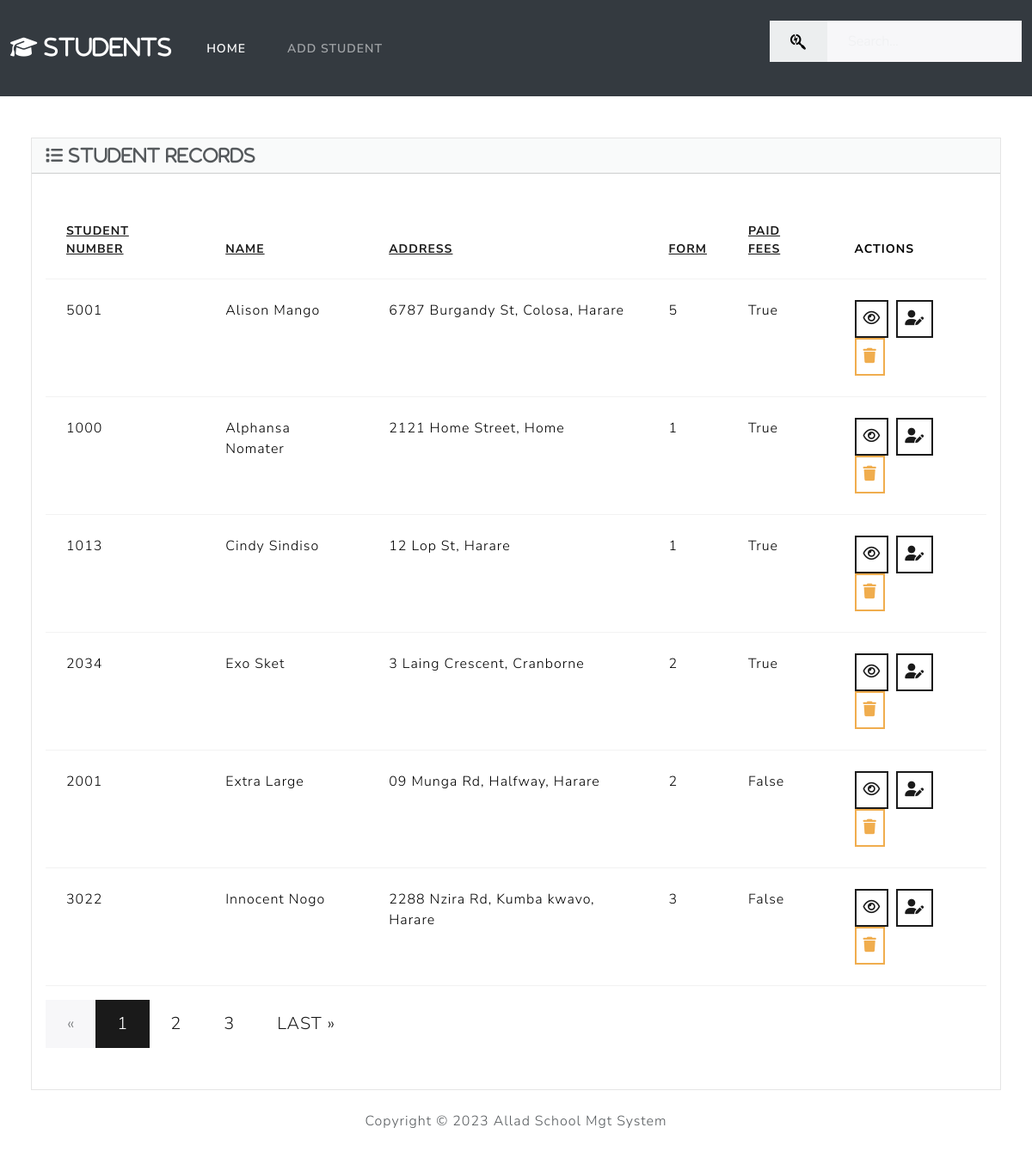
The page /?sort_by=first_name on the database its author committed.
### students/models.py (models this page shows, shortened)
class Student(models.Model):
    student_number = models.PositiveIntegerField(unique=True)
    first_name = models.CharField(max_length=50)
    last_name = models.CharField(max_length=50)
    address = models.CharField(max_length=200)
    form = models.CharField(max_length=50)
    paidFees = models.BooleanField(default=False)

### students/views.py (the view)
# urls.py: path('',views.index, name='index'),
def index(request):
    sort_by = request.GET.get('sort_by', 'student_number')  # Default sort is by 'student_number'
    student_list = Student.objects.all().order_by(sort_by)
    paginator = Paginator(student_list, 6)  # Show 6 students per page.
    page_number = request.GET.get('page')
    students = paginator.get_page(page_number)
    return render(request, 'students/index.html', {'students': students})

### students/templates/students/index.html (shortened to what this page needs)
{% extends "students/base.html" %}
{% block body %}
  <div class="row">
      <div class="col-12">
      {% if students %}
          <div class="card bg-light ms-4 me-4 mb-4">
              <div class="card-header">
                  <i class="fa-solid fa-list fa-lg"> Student Records</i>
              </div>
              <div class="card-body">
                  <p class="card-text">
                      <div class="table-responsive">
                          <table class="table table-hover">
                              <thead>
                                <tr>
                                <th scope="col"><a href="?sort_by=student_number">Student Number</a></th>
                                <th scope="col"><a href="?sort_by=first_name"> Name</a></th>
                                <th scope="col"><a href="?sort_by=address">Address</a></th>
                                <th scope="col"><a href="?sort_by=form">Form</a></th>
                                <th scope="col"><a href="?sort_by=paidFees">Paid Fees</a></th>
                                <th scope="col">Actions</th>
                                </tr>
                              </thead>
                              <tbody>
                              {% for student in students %}
                                <tr>
                                  <td>{{ student.student_number }}</td>
                                  <td>{{ student.first_name }} {{ student.last_name }}</td>
                                  <td>{{ student.address }}</td>
                                  <td>{{ student.form }}</td>
                                  <td>{{ student.paidFees }}</td>
                                  <td>
                                    <button type="button" class="btn btn-outline-primary me-1 p-2" href="{% url 'view_student' student.id %}" data-toggle="modal" data-target="#view{{student.id}}">
                                    </button>
                                    <a class="btn btn-outline-primary me-1 p-2" href="{% url 'edit' student.id %}">
                                    </a>
                                    <button type="button" class="btn btn-outline-warning p-2" href="{% url 'delete' student.id %}" data-toggle="modal" data-target="#delete{{student.id}}">
                                    </button>
                                  </td>
                                </tr>
                                {% endfor %}
                              </tbody>
                          </table>
                          <div>
                            <ul class="pagination pagination-lg">
                                {% if students.has_previous %}
                                    <li class="page-item">
                                        <a class="page-link" href="?page=1">« FIRST</a>
                                    </li>
                                {% else %}
                                    <li class="page-item disabled">
                                        <a class="page-link" href="#">«</a>
                                    </li>
                                {% endif %}
                                {% for i in students.paginator.page_range %}
                                    {% if students.number == i %}
                                        <li class="page-item active">
                                            <a class="page-link" href="#">{{ i }}</a>
                                        </li>
                                    {% else %}
                                        <li class="page-item">
                                            <a class="page-link" href="?page={{ i }}">{{ i }}</a>
                                        </li>
                                    {% endif %}
                                {% endfor %}
                                {% if students.has_next %}
                                    <li class="page-item">
                                        <a class="page-link" href="?page={{ students.paginator.num_pages }}">LAST »</a>
                                    </li>
                                {% else %}
                                    <li class="page-item disabled">
                                        <a class="page-link" href="#">END</a>
                                    </li>
                                {% endif %}
                            </ul>
                        </div>
                      </div>
                  </p>
              </div>
          </div>
      {% else %}
          <h5 class="alert alert-primary ms-4 me-4">No Student Records Found</h5>
      {% endif %}
      </div>
  </div>
{% endblock %}

### rows shown on the page
Student: student_number "5001", first_name "Alison", last_name "Mango", address "6787 Burgandy St, Colosa, Harare", form "5", paidFees "True"
Student: student_number "1000", first_name "Alphansa", last_name "Nomater", address "2121 Home Street, Home", form "1", paidFees "True"
Student: student_number "1013", first_name "Cindy", last_name "Sindiso", address "12 Lop St, Harare", form "1", paidFees "True"
Student: student_number "2034", first_name "Exo", last_name "Sket", address "3 Laing Crescent, Cranborne", form "2", paidFees "True"
Student: student_number "2001", first_name "Extra", last_name "Large", address "09 Munga Rd, Halfway, Harare", form "2", paidFees "False"
Student: student_number "3022", first_name "Innocent", last_name "Nogo", address "2288 Nzira Rd, Kumba kwavo, Harare", form "3", paidFees "False"

### other values the page prints
{{ i }} "1"
{{ i }} "2" "3"
